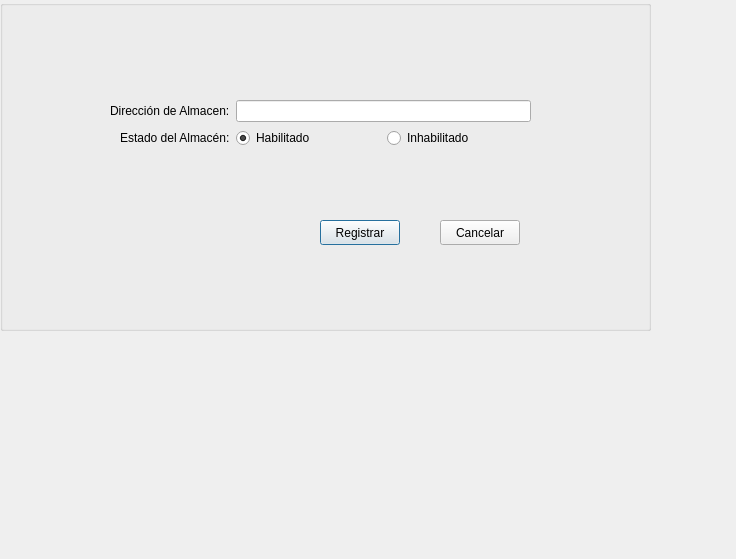
<?xml version="1.0" encoding="UTF-8"?>
<ui version="4.0">
 <class>registrarAlmacen</class>
 <widget class="QDialog" name="registrarAlmacen">
  <property name="geometry">
   <rect>
    <x>0</x>
    <y>0</y>
    <width>736</width>
    <height>559</height>
   </rect>
  </property>
  <property name="windowTitle">
   <string>Registrar Almacén</string>
  </property>
  <widget class="QGroupBox" name="groupBox">
   <property name="geometry">
    <rect>
     <x>0</x>
     <y>0</y>
     <width>651</width>
     <height>331</height>
    </rect>
   </property>
   <property name="title">
    <string/>
   </property>
   <widget class="QWidget" name="formLayoutWidget_2">
    <property name="geometry">
     <rect>
      <x>110</x>
      <y>100</y>
      <width>421</width>
      <height>101</height>
     </rect>
    </property>
    <layout class="QFormLayout" name="formLayout_2">
     <property name="labelAlignment">
      <set>Qt::AlignRight|Qt::AlignTrailing|Qt::AlignVCenter</set>
     </property>
     <item row="0" column="0">
      <widget class="QLabel" name="direccionLabel">
       <property name="text">
        <string>Dirección de Almacen:</string>
       </property>
      </widget>
     </item>
     <item row="0" column="1">
      <widget class="QLineEdit" name="direccionLineEdit"/>
     </item>
     <item row="1" column="0">
      <widget class="QLabel" name="almacenLabel">
       <property name="text">
        <string>Estado del Almacén:</string>
       </property>
      </widget>
     </item>
     <item row="1" column="1">
      <layout class="QHBoxLayout" name="horizontalLayout_2">
       <item>
        <widget class="QRadioButton" name="habilitadoRadioButton">
         <property name="text">
          <string>Habilitado</string>
         </property>
         <property name="checked">
          <bool>true</bool>
         </property>
        </widget>
       </item>
       <item>
        <widget class="QRadioButton" name="inhabilitadoRadioButton">
         <property name="text">
          <string>Inhabilitado</string>
         </property>
        </widget>
       </item>
      </layout>
     </item>
    </layout>
   </widget>
   <widget class="QPushButton" name="registrarButton">
    <property name="geometry">
     <rect>
      <x>320</x>
      <y>220</y>
      <width>80</width>
      <height>25</height>
     </rect>
    </property>
    <property name="text">
     <string>Registrar</string>
    </property>
   </widget>
   <widget class="QPushButton" name="cancelarButton">
    <property name="geometry">
     <rect>
      <x>440</x>
      <y>220</y>
      <width>80</width>
      <height>25</height>
     </rect>
    </property>
    <property name="text">
     <string>Cancelar</string>
    </property>
   </widget>
  </widget>
 </widget>
 <resources/>
 <connections/>
</ui>
